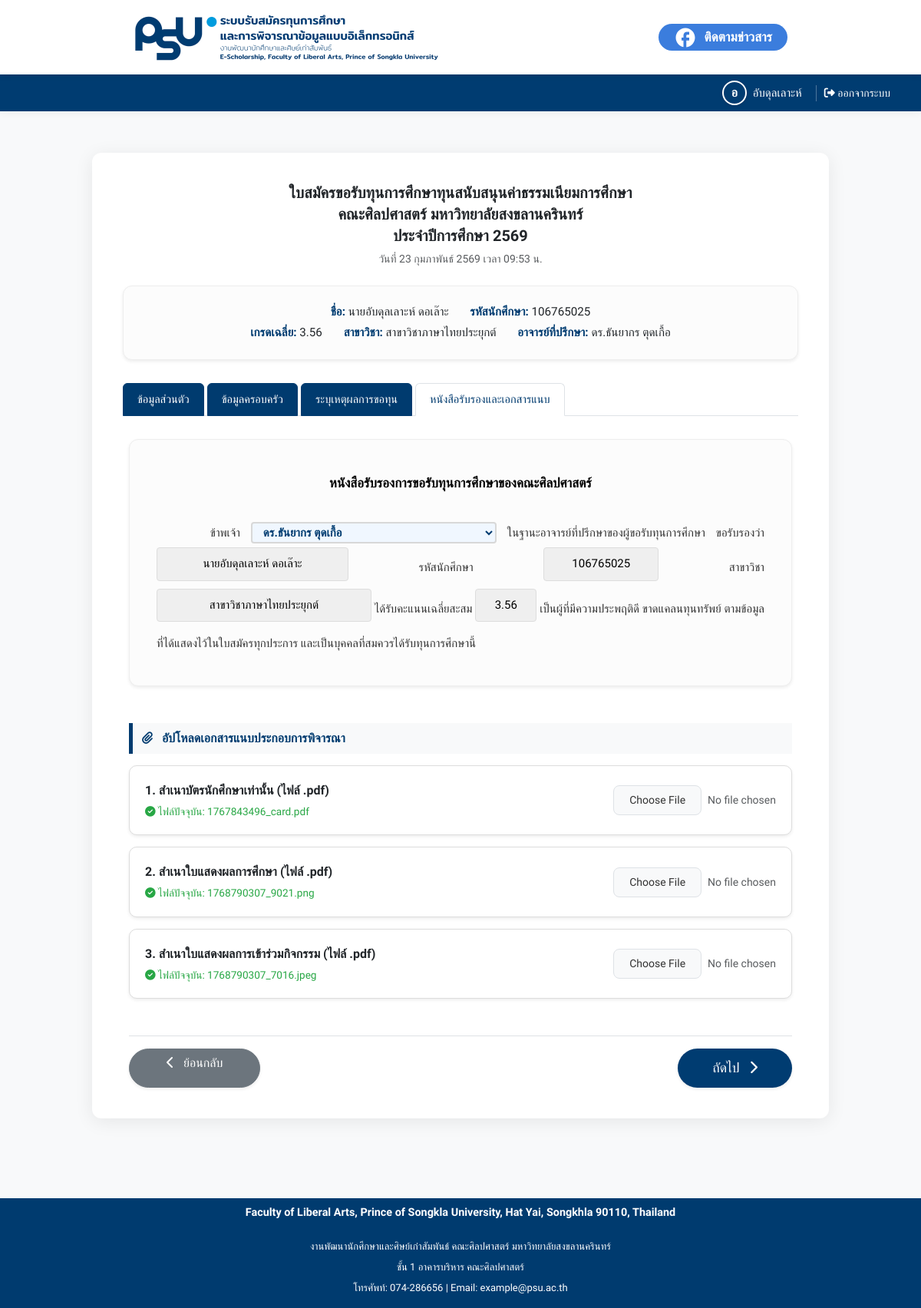
Page /student/apply_document.php (signed in) on the committed database.
### tables this page shows
CREATE TABLE `tb_student` (
  `st_id` int(10) NOT NULL,
  `st_sex` int(2) NOT NULL,
  `st_firstname` varchar(200) NOT NULL,
  `st_lastname` varchar(200) NOT NULL,
  `st_score` varchar(100) NOT NULL,
  `st_code` char(100) NOT NULL,
  `st_program` int(10) NOT NULL,
  `st_email` varchar(100) NOT NULL,
  `st_image` varchar(200) NOT NULL,
  `st_pass` varchar(100) NOT NULL,
  `st_birthday` date NOT NULL,
  `st_age` int(2) NOT NULL,
  `st_address1` text NOT NULL,
  `st_address2` text NOT NULL,
  `st_tel1` char(100) NOT NULL,
  `st_tel2` char(100) NOT NULL,
  `st_family_status` varchar(250) NOT NULL,
  `st_borrow_money` varchar(255) NOT NULL,
  `st_received` varchar(255) NOT NULL,
  `st_job` varchar(255) NOT NULL,
  `st_current_job` varchar(255) NOT NULL,
  `st_peripeteia` varchar(200) NOT NULL,
  `st_solutions` varchar(255) NOT NULL,
  `st_history_bursary` varchar(255) NOT NULL,
  `st_note` text NOT NULL,
  `st_doc` varchar(100) NOT NULL,
  `st_doc1` char(100) NOT NULL,
  `st_doc2` char(100) NOT NULL,
  `id_teacher` int(10) NOT NULL,
  `st_date_regis` datetime NOT NULL,
  `st_date_send` datetime NOT NULL,
  `st_activate` int(2) NOT NULL,
  `st_confirm` int(2) NOT NULL,
  `md5_code` varchar(255) NOT NULL,
  `sum_score` int(10) NOT NULL,
  `st_average` float(7,2) NOT NULL,
  `st_type` int(2) NOT NULL,
  `st_father` text DEFAULT NULL,
  `st_mother` text DEFAULT NULL,
  `st_guardian` text DEFAULT NULL,
  `st_siblings` text DEFAULT NULL,
  `st_history_detail` text DEFAULT NULL
);

CREATE TABLE `tb_program` (
  `g_id` int(10) NOT NULL,
  `g_program` varchar(255) NOT NULL
);

CREATE TABLE `tb_teacher` (
  `tc_id` int(10) NOT NULL,
  `tc_user` varchar(100) NOT NULL,
  `tc_pass` varchar(199) NOT NULL,
  `tc_name` varchar(255) NOT NULL,
  `tc_type` int(2) NOT NULL
);

### student/apply_document.php (the view, shortened to what this page needs)
<?php
include '../include/config.php';
$session_st_code = $_SESSION['student_id'];
$scholarship_options = [];
if (isset($connect1)) {
    $sql_types = "SELECT st_name_1, st_name_2, st_name_3 FROM tb_year WHERE y_id = 1";
    $result_types = mysqli_query($connect1, $sql_types);
    if ($result_types && mysqli_num_rows($result_types) > 0) {
        $data_types = mysqli_fetch_assoc($result_types);
        if (!empty($data_types['st_name_1'])) $scholarship_options[1] = $data_types['st_name_1'];
        if (!empty($data_types['st_name_2'])) $scholarship_options[2] = $data_types['st_name_2'];
        if (!empty($data_types['st_name_3'])) $scholarship_options[3] = $data_types['st_name_3'];
    }
}
$student = [];
if (isset($connect1)) {
    $sql = "SELECT s.*, t.tc_name, p.g_program FROM tb_student s
            LEFT JOIN tb_teacher t ON s.id_teacher = t.tc_id
            LEFT JOIN tb_program p ON s.st_program = p.g_id
            WHERE s.st_code = '$session_st_code'";
    $result = mysqli_query($connect1, $sql);
    if ($result && mysqli_num_rows($result) > 0) {
        $row = mysqli_fetch_assoc($result);
        $student = $row;
        $student['prefix'] = ($row['st_sex'] == 1) ? 'นาย' : 'นางสาว';
        $student['firstname'] = $row['st_firstname'];
        $student['lastname'] = $row['st_lastname'];
        $student['major_name'] = $row['g_program'] ?? 'ไม่ระบุสาขา';
        $student['advisor'] = $row['tc_name'] ?? 'ยังไม่ได้ระบุ';
        $student['scholarship_name'] = $scholarship_options[$row['st_type']] ?? 'ไม่ระบุประเภททุน';
    }
}
$advisors = [];
if (isset($connect1)) {
    $sql_teachers = "SELECT tc_name FROM tb_teacher WHERE tc_type = 4 ORDER BY tc_name ASC";
    $result_teachers = mysqli_query($connect1, $sql_teachers);
    if ($result_teachers) {
        while ($row_t = mysqli_fetch_assoc($result_teachers)) {
            $advisors[] = $row_t['tc_name'];
        }
    }
}
$current_month_th = [1 => "มกราคม", 2 => "กุมภาพันธ์", 3 => "มีนาคม", 4 => "เมษายน", 5 => "พฤษภาคม", 6 => "มิถุนายน", 7 => "กรกฎาคม", 8 => "สิงหาคม", 9 => "กันยายน", 10 => "ตุลาคม", 11 => "พฤศจิกายน", 12 => "ธันวาคม"][(int)date("n")];
$current_year_th = date("Y") + 543;
?>
<!DOCTYPE html>
<html lang="th">
<head>
    <link href="https://cdn.jsdelivr.net/npm/bootstrap@5.3.2/dist/css/bootstrap.min.css" rel="stylesheet">
    <link rel="stylesheet" href="../assets/css/global2.css">
    <link rel="stylesheet" href="../assets/css/layout.css">
    <link rel="stylesheet" href="../assets/css/navigation.css">
    <link rel="stylesheet" href="../assets/css/ui-elements.css">
    <link rel="stylesheet" href="../assets/css/forms.css">
    <link rel="stylesheet" href="../assets/css/tables.css">
    <link rel="stylesheet" href="../assets/css/pages.css">
    <link rel="stylesheet" href="https://cdnjs.cloudflare.com/ajax/libs/font-awesome/6.5.1/css/all.min.css">
</head>
<body class="bg-light">
    <div class="sticky-header-wrapper">
        <?php include('../include/navbar.php'); ?>
        <?php include('../include/status_bar.php'); ?>
    </div>
    <div class="container py-4">
        <div class="app-form-container mx-auto">
            <div class="header-content text-center mb-4">
                <h5 class="fw-bold mb-1">ใบสมัครขอรับทุนการศึกษา<?php echo htmlspecialchars($student['scholarship_name']); ?></h5>
                <h5 class="fw-bold mb-1">คณะศิลปศาสตร์ มหาวิทยาลัยสงขลานครินทร์</h5>
                <h5 class="fw-bold mb-1">ประจำปีการศึกษา <?php echo $current_year_th; ?></h5>
                <p class="text-muted small mt-2">วันที่ <?php echo date("j"); ?> <?php echo $current_month_th; ?> <?php echo $current_year_th; ?> เวลา <?php echo date("H:i"); ?> น.</p>
            </div>
            <div class="student-info-highlight shadow-sm">
                <span><strong>ชื่อ:</strong> <?php echo htmlspecialchars($student['prefix'] . $student['firstname'] . " " . $student['lastname']); ?></span>
                <span><strong>รหัสนักศึกษา:</strong> <?php echo htmlspecialchars($session_st_code); ?></span><br>
                <span><strong>เกรดเฉลี่ย:</strong> <?php echo htmlspecialchars($student['st_score']); ?></span>
                <span><strong>สาขาวิชา:</strong> <?php echo htmlspecialchars($student['major_name']); ?></span>
                <span><strong>อาจารย์ที่ปรึกษา:</strong> <?php echo htmlspecialchars($student['advisor']); ?></span>
            </div>
            <ul class="nav-tabs-app">
                <li class="nav-item"><a href="apply_form.php" class="nav-link-custom inactive">ข้อมูลส่วนตัว</a></li>
                <li class="nav-item"><a href="apply_fam.php" class="nav-link-custom inactive">ข้อมูลครอบครัว</a></li>
                <li class="nav-item"><a href="apply_reasons.php" class="nav-link-custom inactive">ระบุเหตุผลการขอทุน</a></li>
                <li class="nav-item"><a href="apply_document.php" class="nav-link-custom active">หนังสือรับรองและเอกสารแนบ</a></li>
            </ul>
            <form action="" id="uploadForm" method="POST" enctype="multipart/form-data" class="px-2">
                <div class="cert-fill-box shadow-sm mb-5">
                    <div class="cert-fill-title">หนังสือรับรองการขอรับทุนการศึกษาของคณะศิลปศาสตร์</div>
                    &nbsp;&nbsp;&nbsp;&nbsp;&nbsp;ข้าพเจ้า
                    <select name="advisor_name" id="advisor_name" class="inline-select-fill" style="width: 320px;" required onchange="checkUploadStatus()">
                        <?php foreach ($advisors as $adv): ?>
                            <option value="<?php echo $adv; ?>" <?php echo ($student['advisor'] == $adv) ? 'selected' : ''; ?>><?php echo $adv; ?></option>
                        <?php endforeach; ?>
                    </select>
                    ในฐานะอาจารย์ที่ปรึกษาของผู้ขอรับทุนการศึกษา ขอรับรองว่า
                    <span class="inline-readonly-field" style="width: 250px;"><?php echo $student['prefix'] . $student['firstname'] . " " . $student['lastname']; ?></span>
                    รหัสนักศึกษา
                    <span class="inline-readonly-field" style="width: 150px;"><?php echo $student['st_code']; ?></span>
                    สาขาวิชา
                    <span class="inline-readonly-field" style="min-width: 280px;"><?php echo $student['major_name']; ?></span>
                    ได้รับคะแนนเฉลี่ยสะสม
                    <span class="inline-readonly-field" style="width: 80px;"><?php echo $student['st_score']; ?></span>
                    เป็นผู้ที่มีความประพฤติดี ขาดแคลนทุนทรัพย์ ตามข้อมูลที่ได้แสดงไว้ในใบสมัครทุกประการ และเป็นบุคคลที่สมควรได้รับทุนการศึกษานี้
                </div>
                <div class="section-header-app"><i class="fa-solid fa-paperclip me-2"></i> อัปโหลดเอกสารแนบประกอบการพิจารณา</div>
                <?php
                $docs = [
                    ['label' => '1. สำเนาบัตรนักศึกษาเท่านั้น (ไฟล์ .pdf)', 'id' => 'doc_std_card', 'db' => $student['st_doc']],
                    ['label' => '2. สำเนาใบแสดงผลการศึกษา (ไฟล์ .pdf)', 'id' => 'doc_transcript', 'db' => $student['st_doc1']],
                    ['label' => '3. สำเนาใบแสดงผลการเข้าร่วมกิจกรรม (ไฟล์ .pdf)', 'id' => 'doc_activity', 'db' => $student['st_doc2']]
                ];
                foreach ($docs as $d):
                ?>
                    <div class="doc-upload-item shadow-sm">
                        <div class="flex-grow-1">
                            <span class="fw-bold text-dark"><?php echo $d['label']; ?></span>
                            <?php if (!empty($d['db'])): ?>
                                <small class="file-status-tag"><i class="fa-solid fa-circle-check"></i> ไฟล์ปัจจุบัน: <?php echo htmlspecialchars($d['db']); ?></small>
                            <?php endif; ?>
                        </div>
                        <div class="d-flex align-items-center gap-2">
                            <label for="<?php echo $d['id']; ?>" class="regis-custom-file-btn border">Choose File</label>
                            <span id="name_<?php echo $d['id']; ?>" class="text-muted small">No file chosen</span>
                        </div>
                    </div>
                <?php endforeach; ?>
                <div class="d-flex justify-content-between mt-5 pt-3 border-top">
                    <a href="apply_reasons.php" class="btn btn-secondary rounded-pill px-5 text-decoration-none shadow-sm"><i class="fa-solid fa-chevron-left me-2"></i> ย้อนกลับ</a>
                    <button type="submit" name="btn_next_step" id="btn_submit" class="btn-next-step shadow-sm" disabled>ถัดไป <i class="fa-solid fa-chevron-right ms-2"></i></button>
                </div>
            </form>
        </div>
    </div>
    <?php include '../include/footer.php'; ?>
</body>
</html>

### assets/css/global2.css (style rules this page uses)
:root { --primary-blue: #3b7ddd; --dark-blue: #123985; --bg-light: #e3edf7; --disabled-gray: #e9ecef; --footer-dark-blue: #003b6f; --facebook-blue: #1877F2; --facebook-blue-hover: #166FE5; }
body, html { margin: 0; padding: 0; font-family: 'Prompt', sans-serif; background-color: var(--bg-light); }

### assets/css/layout.css (style rules this page uses)
.sticky-header-wrapper { position: sticky; top: 0; z-index: 1100; width: 100%; background-color: #fff; box-shadow: 0 2px 10px rgba(0,0,0,0.05); }
.app-form-container { max-width: 960px; margin: 30px auto; background-color: #ffffff; padding: 40px; border-radius: 12px; box-shadow: 0 4px 25px rgba(0, 0, 0, 0.08); }

### assets/css/navigation.css (style rules this page uses)
.nav-tabs-app { display: flex; list-style: none; padding: 0; margin: 0 0 30px 0; gap: 4px; border-bottom: 1px solid #dee2e6; }
.nav-tabs-app .nav-item { margin-bottom: -1px; }
.nav-tabs-app .nav-link-custom { display: block; padding: 10px 18px; text-decoration: none; font-size: 14.5px; font-weight: 500; border-radius: 6px 6px 0 0; transition: all 0.3s ease; }
.nav-tabs-app .nav-link-custom.inactive { background-color: #003b6f; color: #ffffff !important; border: 1px solid #003b6f; }
.nav-tabs-app .nav-link-custom.active { background-color: #ffffff; color: #003b6f !important; border: 1px solid #dee2e6; border-bottom: 1px solid #fff; }

### assets/css/ui-elements.css (style rules this page uses)
.btn-next-step, .btn-regis-submit { background-color: #003c71 !important; color: white !important; padding: 12px 45px; border: none; border-radius: 30px; font-size: 1.1rem; font-weight: 500; transition: all 0.3s; text-decoration: none; display: inline-block; }

### assets/css/forms.css (style rules this page uses)
.section-header-app { font-weight: 700; color: #003b6f; margin: 35px 0 15px 0; font-size: 16px; border-left: 5px solid #003b6f; padding-left: 12px; background-color: #f8f9fa; padding-top: 8px; padding-bottom: 8px; }
.inline-readonly-field { display: inline-block; background-color: #efefef; border: 1px solid #ddd; border-radius: 4px; padding: 2px 10px; color: #000; font-weight: 500; text-align: center; vertical-align: middle; margin-bottom: 10px; }
.inline-select-fill { border: none; border-bottom: 2px dotted #003c71; background-color: #f0f7ff; color: #003c71; font-weight: 600; padding: 2px 10px; outline: none; cursor: pointer; border-radius: 4px; }
.regis-custom-file-btn { padding: 8px 20px; cursor: pointer; background-color: #f8f9fa; border: 1px solid #ddd; border-radius: 8px; font-size: 14px; font-weight: 500; color: #333; display: inline-block; transition: all 0.2s; }

### assets/css/pages.css (style rules this page uses)
.student-info-highlight { text-align: center; font-size: 0.95rem; margin-top: 20px; margin-bottom: 30px; line-height: 1.8; padding: 20px; background: #fcfcfc; border-radius: 12px; border: 1px solid #eee; }
.student-info-highlight strong { color: #003c71; font-weight: 700; }
.student-info-highlight span { margin: 0 12px; display: inline-block; }
.cert-title-h, .cert-fill-title { text-align: center; font-weight: 700; margin-bottom: 25px; font-size: 17px; color: #000; }
.cert-text-paragraph, .cert-fill-box { font-size: 15px; line-height: 2.5; text-align: justify; color: #333; }
.cert-fill-box { margin-top: 20px; padding: 35px; background-color: #fcfcfc; border-radius: 12px; border: 1px solid #eeeeee; }
.doc-upload-item { display: flex; align-items: center; justify-content: space-between; margin-bottom: 15px; padding: 20px; background: #ffffff; border: 1px solid #ddd; border-radius: 10px; transition: all 0.2s; }
.file-status-tag { font-size: 0.85rem; color: #28a745; font-weight: 500; margin-top: 5px; display: block; }

### student/apply_document.php (style rules this page uses)
.inline-select-fill.is-valid { border: 2px solid #d8d8d8 !important; }

### rows in the picture
tb_student: st_firstname+st_lastname "นายอับดุลเลาะห์ ดอเล๊าะ", st_score "3.56", tb_program.g_program "สาขาวิชาภาษาไทยประยุกต์", id_teacher.tc_name "ดร.ธันยากร ตุดเกื้อ", st_firstname "อับดุลเลาะห์", st_lastname "ดอเล๊าะ", st_code "106765025"
tb_teacher: advisor_name "ดร.ธันยากร ตุดเกื้อ"

### other values in the picture
$first_char "อ"
$display_name "อับดุลเลาะห์"
$student['scholarship_name'] "ทุนสนับสนุนค่าธรรมเนียมการศึกษา"
$current_month_th "กุมภาพันธ์"
$session_st_code "106765025"
$student['prefix'] "นาย"
$d['label'] "1. สำเนาบัตรนักศึกษาเท่านั้น (ไฟล์ .pdf)"
$d['db'] "1767843496_card.pdf"
$d['label'] "2. สำเนาใบแสดงผลการศึกษา (ไฟล์ .pdf)"
$d['db'] "1768790307_9021.png"
$d['label'] "3. สำเนาใบแสดงผลการเข้าร่วมกิจกรรม (ไฟล์ .pdf)"
$d['db'] "1768790307_7016.jpeg"
